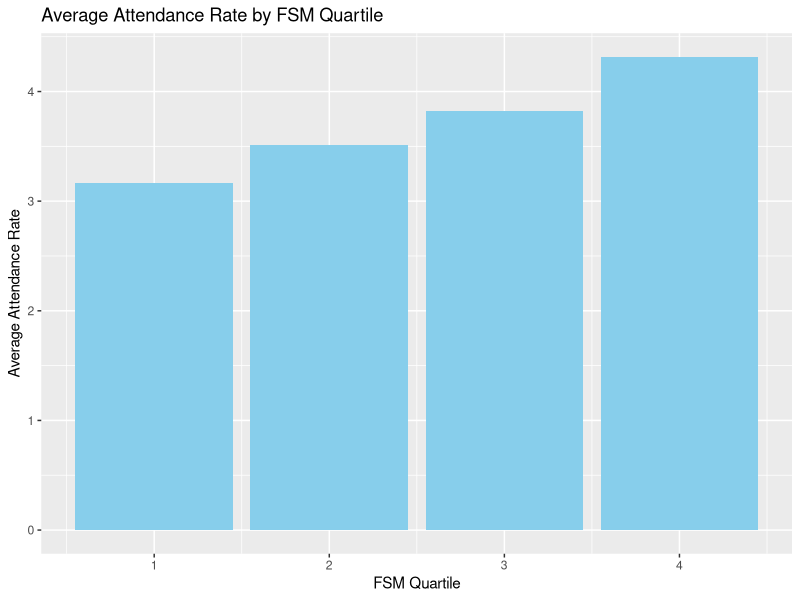
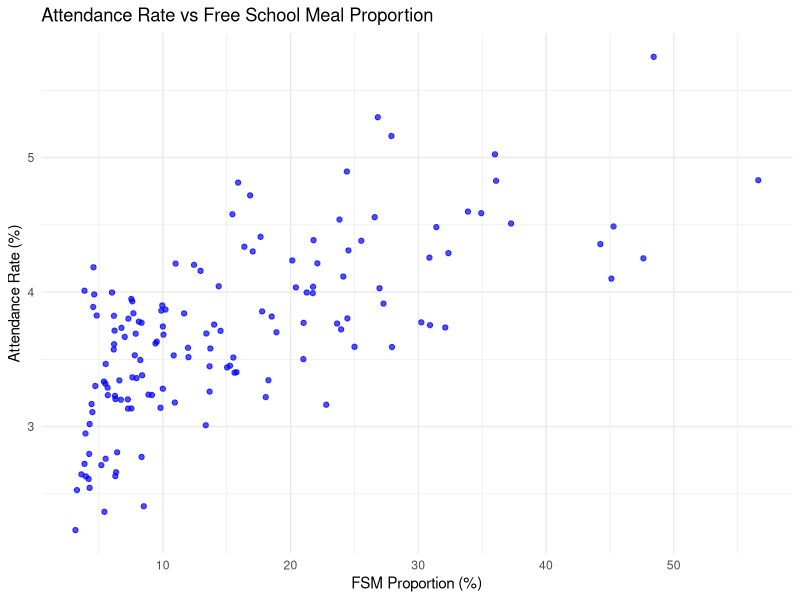
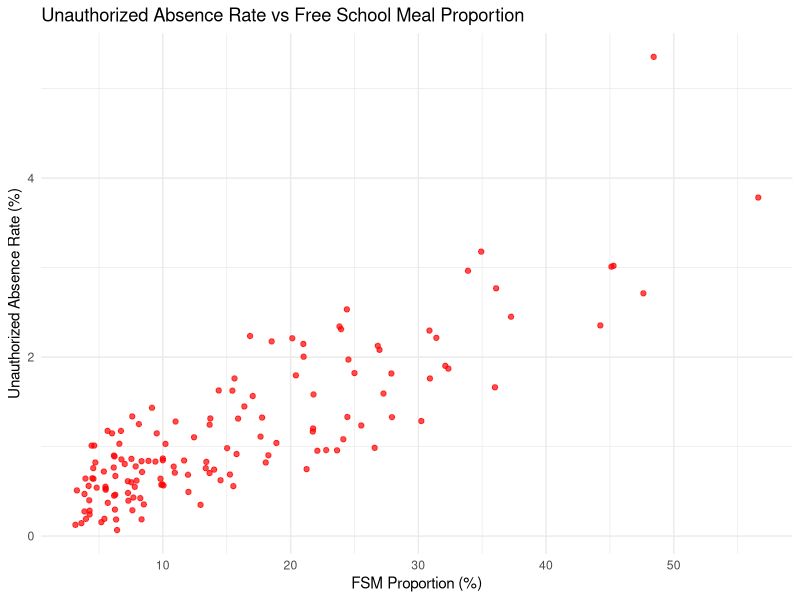
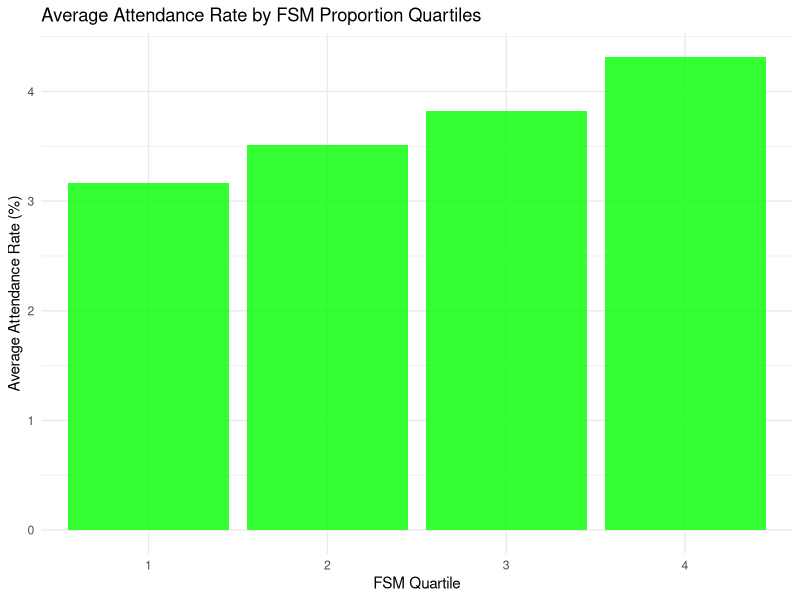
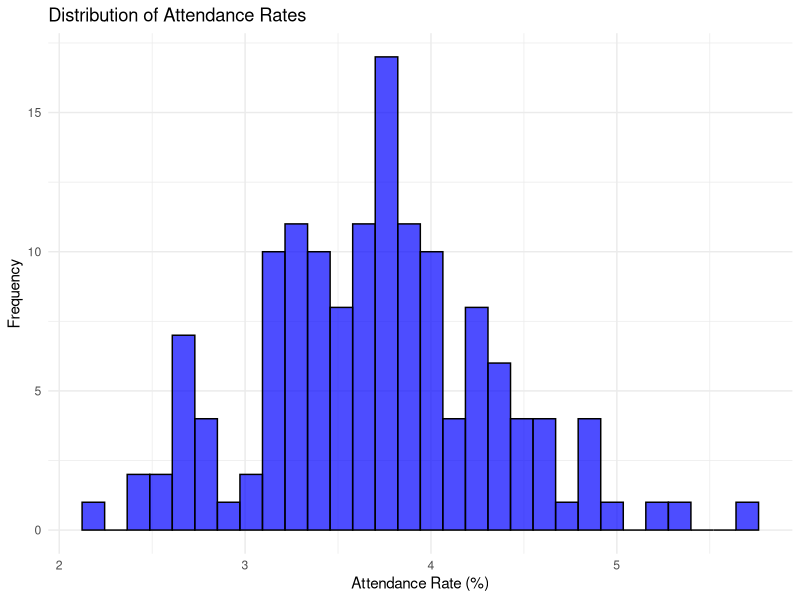
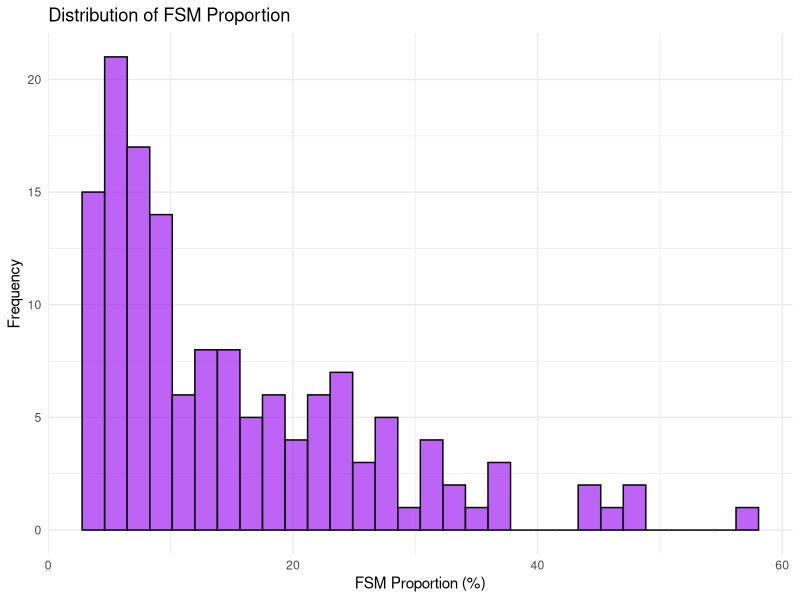

These figures' R source, in order:

# Installing Required Libraries for this project

install.packages("dplyr")
install.packages("ggplot2")


# Load required libraries
library(dplyr)
library(ggplot2)


# Loading Data Set
# Data Set Location in DataSet Folder

attendance <- read.csv("DataSet/secondary-attendance-csv-2.csv")
free_school_meals <- read.csv("DataSet/secondary-free-school-meals-csv-1.csv")

str(attendance)
str(free_school_meals)

# Cleaning Data

# Data Set -> Student Attendance
# Renaming Columns for better understanding
attendance <- attendance %>%
  rename(
    TotalPupils = Tot_Pupil,
    AuthorizedSessions = AuthSess,
    UnauthorizedSessions = UnauthSes,
    TotalSessions = TotalSess
  )

# Data Set -> Free School Meals
free_school_meals <- free_school_meals %>%
  rename(
    FSMEntitled = FSMEntitl,
    TotalRoll = TotalNOR
  )

# Merging Data 
merged_data <- merge(
  attendance, free_school_meals, 
  by = "lsoa11cd"
)

# Inspecting Merged Data set
head(merged_data)



# Calculating Metics
merged_data <- merged_data %>%
  mutate(
    AttendanceRate = (AuthorizedSessions / TotalSessions) * 100,
    UnauthorizedAbsenceRate = (UnauthorizedSessions / TotalSessions) * 100,
    FSMProportion = (FSMEntitled / TotalRoll) * 100
  )

# Inspecting the Merged Data
head(merged_data)

# Summary statistics
summary(merged_data)


# Getting 2 rows 1 coulmn 
head(merged_data,2)


# Correlation b/w FSM PROPORTION and ATTANDANCE METRICS
correlation_attendance <- cor(merged_data$FSMProportion, merged_data$AttendanceRate)

# Correlation b/w FSM PROPORTION and UNAUTHORIZED ABSENCE RATE
correlation_unauth <- cor(merged_data$FSMProportion, merged_data$UnauthorizedAbsenceRate)


print(paste("Correlation between FSM Proportion and Attendance Rate:", correlation_attendance))
print(paste("Correlation between FSM Proportion and Unauthorized Absence Rate:", correlation_unauth))


# Quartile Analysis
merged_data <- merged_data %>%
  mutate(FSMQuartile = ntile(FSMProportion, 4))

# Summary of FSM Quartile
quartile_summary <- merged_data %>%
  group_by(FSMQuartile) %>%
  summarize(AverageAttendanceRate = mean(AttendanceRate, na.rm = TRUE))


print(quartile_summary)



# Visulization of Quartile Analysis
# Bar Plot of FSM Quartile vs Average Attendance Rate

ggplot(quartile_summary, aes(x = FSMQuartile, y = AverageAttendanceRate)) +
  geom_bar(stat = "identity", fill = "skyblue") +
  labs(
    title = "Average Attendance Rate by FSM Quartile",
    x = "FSM Quartile",
    y = "Average Attendance Rate"
  )


# Scatter Plot
# Attendance Rate vs FSM Proportion


ggplot(merged_data, aes(x = FSMProportion, y = AttendanceRate)) +
  geom_point(color = "blue", alpha = 0.7) +
  ggtitle("Attendance Rate vs Free School Meal Proportion") +
  xlab("FSM Proportion (%)") +
  ylab("Attendance Rate (%)") +
  theme_minimal()


# Scatter Plot
# Unauthorized Absence Rate vs FSM Proportion'

ggplot(merged_data, aes(x = FSMProportion, y = UnauthorizedAbsenceRate)) +
  geom_point(color = "red", alpha = 0.7) +
  ggtitle("Unauthorized Absence Rate vs Free School Meal Proportion") +
  xlab("FSM Proportion (%)") +
  ylab("Unauthorized Absence Rate (%)") +
  theme_minimal()

# Bar Plot
# Average Attendance Rate by FSM Proportion Quartiles

ggplot(quartile_summary, aes(x = factor(FSMQuartile), y = AverageAttendanceRate)) +
  geom_bar(stat = "identity", fill = "green", alpha = 0.8) +
  ggtitle("Average Attendance Rate by FSM Proportion Quartiles") +
  xlab("FSM Quartile") +
  ylab("Average Attendance Rate (%)") +
  theme_minimal()




# Histogram
# Distribution of Attendance Rates

ggplot(merged_data, aes(x = AttendanceRate)) +
  geom_histogram(bins = 30, fill = "blue", color = "black", alpha = 0.7) +
  ggtitle("Distribution of Attendance Rates") +
  xlab("Attendance Rate (%)") +
  ylab("Frequency") +
  theme_minimal()



# Histogram
# Distribution of FSM Proportion

ggplot(merged_data, aes(x = FSMProportion)) +
  geom_histogram(bins = 30, fill = "purple", color = "black", alpha = 0.7) +
  ggtitle("Distribution of FSM Proportion") +
  xlab("FSM Proportion (%)") +
  ylab("Frequency") +
  theme_minimal()
